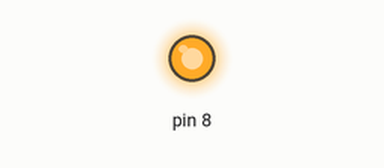
This sketch was run on a simulated Arduino Uno, built with avr-gcc and run on an emulated ATmega328P. Shown: output pins drawn as LEDs (lit = HIGH).

Above: at 0.1 s.
At 30.6 s:
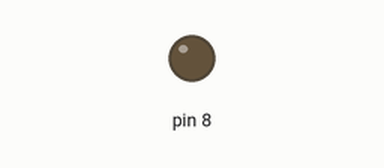
Timing chart, 0 to 32.1 s (numbered marks = the images above):
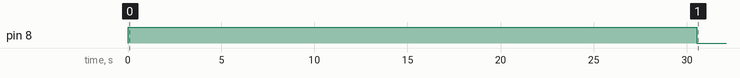

Measured:
- by itself, pin 8: HIGH → LOW at 30.5 s

The sketch:

Gyrophare_declenchement_par_compteur.ino
```cpp
/*****************************************************************************/
//	Fonction :  Déclencher le gyrophare à mi session
//	Auteur:	 ORCAS-Maker
//	Date: 	 15-01-2019
//	by www.orcas-maker.com
//
//  Ce code vous permet de compter le temps afin de
//  déclencher la fermeture ou l'ouverture d'un relais par exemple
//
//  Code libre de droit et pour tout usage.
//
/*******************************************************************************/

// tps_declenchement correspond au délai
// qui précéde le déclenchement du relais :
// - 1000 correspond à 1 seconde
// - 60 correspond à 1 minute ( 1mn = 60s )
// - 30 correspond à 30 minutes
// tps_declenchement s'exprime en millisecondes
// soit 1000*60*30
long tps_declenchement = 1000*60*30 ;

// tps_init contient le temps écoulé en millisecondes depuis
// que l'Arduino est sous tension ou bien remise à zéro (via
// son bouton reset).
// millis() est une fonction fournie par l'IDE pour
// donner le nombre de millisecondes écoulées depuis
// la mise sous tension ou bien l'appui sur le bouton reset
// de l'Arduino.
long tps_init = millis() ;


// void setup() est une fonction.
// Tous les codes Arduino commence par cette fonction.
// Elle initialise tous les paramètres de l'Arduino.
// C'est ici que le mode (OUTPUT ou INPUT) des pins sont définis
// Arduino applique le contenu de cette fonction qu'une seule fois
// après sa mise sous tension ou bien l'appui sur son bouton reset.
void setup()
{
  // 8 est le n° de la Pin de l'Arduino qui est reliée à la pin IN du relais
  // le terme "OUTPUT", indique à Arduino que sa pin n°8
  // envoie un message
	pinMode(8, OUTPUT);

  // Le terme "HIGH", insique à Arduino d'envoyer la consigne
  // HIGH sur la pin n°8.
  // Pour le relais, "HIGH" signifie qu'il ne doit
  // pas activer son interrupteur
  digitalWrite(8, HIGH);
}


// void loop() est une fonction.
// C'est cette fonction qui est appliquée à la suite de la fonction setup().
// loop() tourne en boucle tant que l'Arduino est sous tension.
void loop()
{

  // Condition "if" qui compare le nombre de millisecondes
  // acutelles avec le nombre de milliseconde enregistrée
  // lors de la mise sous tension de l'Arduino (tps_init).
  //
  // Si la différence de "millis()-tps_init" est
  // supérieure au nombre de millisecondes qui doivent s'écouler et que nous avons
  // définies dans la variable "tps_declenchement", alors
  // Arduino envoie la consigne "LOW" sur sa pin n°8 (pin_in),
  // ce qui a pour effet de déclencher l'interrupteur du relais.
  if ( (millis()-tps_init)>tps_declenchement ){
    digitalWrite(8, LOW);
  }
}
```
